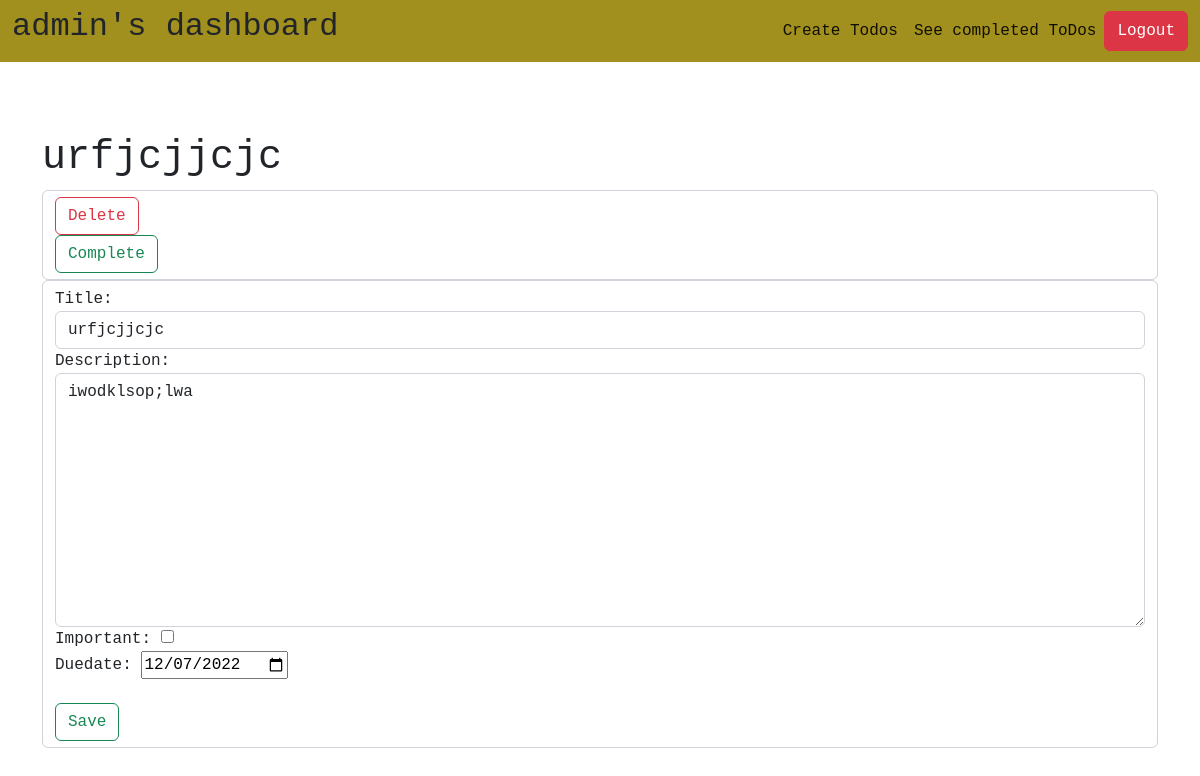
The app's page /todo/3 (signed in), older data.
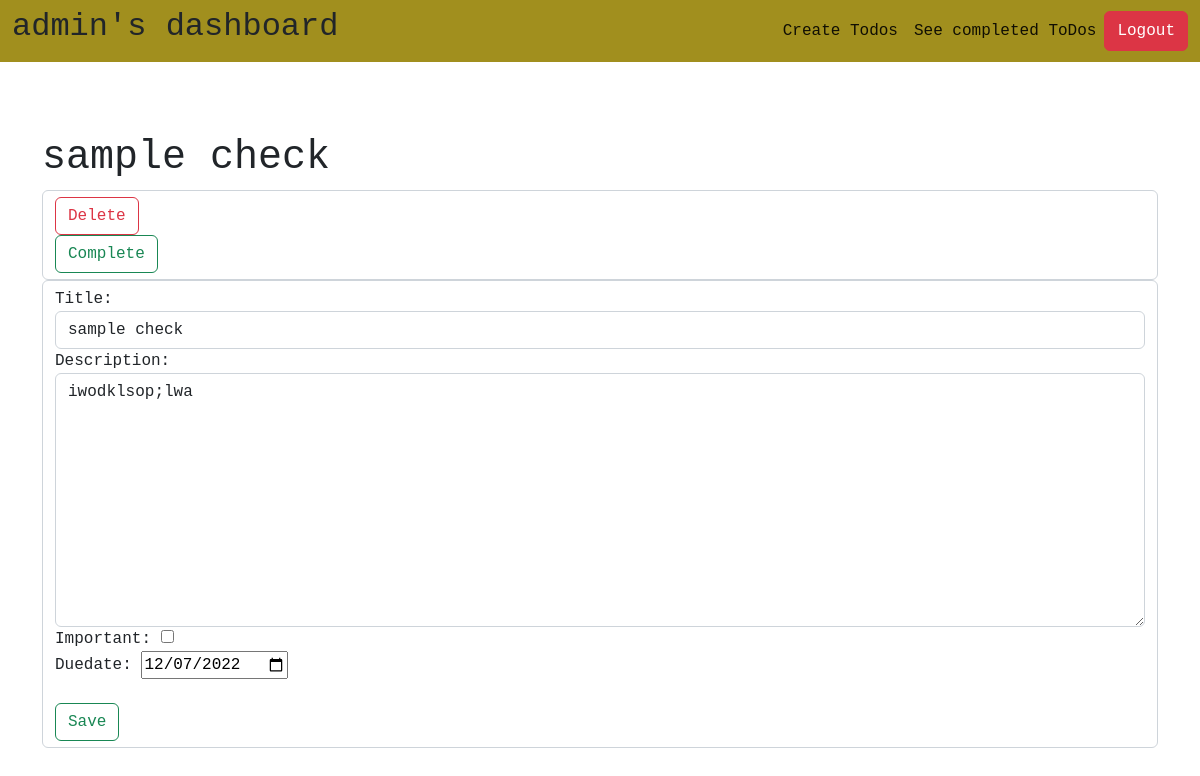
The same page, newer data.
### todo/models.py (models this page shows, shortened)
class ToDo(models.Model):
    title = models.CharField(max_length=100)
    description=models.TextField(blank=True)
    datecreated= models.DateTimeField(auto_now_add=True)
    datecompleted = models.DateTimeField(null=True, blank=True)
    duedate=models.DateField()
    important = models.BooleanField(default=False)
    completed = models.BooleanField(default=False)
    user = models.ForeignKey(User, on_delete=models.CASCADE, default=None)

### todo/views.py (the view, shortened to what this page needs)
# urls.py: path('todo/<int:todo_pk>', views.viewToDo, name='viewToDo'),
def viewToDo(request, todo_pk):
    todo = get_object_or_404(ToDo,pk=todo_pk, user=request.user)
    if request.method == 'GET':
        form = ToDoForm(instance=todo)
        return render(request, 'todo/viewToDo.html', {'todo':todo, 'form':form,})

### todo/forms.py
class ToDoForm(ModelForm):
    class Meta:
        model = ToDo
        fields = ['title', 'description', 'important', 'duedate','completed',]

### todo/templates/todo/viewToDo.html (shortened to what this page needs)
<!DOCTYPE html>
<html lang="en">
<head>
    <link href="https://cdn.jsdelivr.net/npm/bootstrap@5.2.0-beta1/dist/css/bootstrap.min.css" rel="stylesheet"
>
</head>
<body style="font-family: 'IBM Plex Mono', monospace;">
    <nav class="navbar navbar-expand-lg" style="background-color: rgb(161, 143, 30);">
        <div class="container-fluid">
            <h2>{{user.username}}'s dashboard</h2>
            <div class="d-flex" id="navbarScroll">
                <ul class="navbar-nav me-auto my-2 my-lg-0 navbar-nav-scroll" style="--bs-scroll-height: 100px;">
                    <li class="nav-item">
                        <a class="nav-link active" aria-current="page" href="{%url 'createToDos'%}">Create Todos</a>
                    </li>
                    <li class="nav-item">
                        <a class="nav-link active" href="{%url 'completedToDo'%}">See completed ToDos</a>
                    </li>
                </ul>
                <form class="d-flex" action="{% url 'logOutUser'%}" method="post">
                    <button class="btn btn-danger" type="submit">Logout</button>
                </form>
            </div>
        </div>
    </nav>
    <br><br><br>
    <div class="container">
        <h1>{{todo.title}}</h1>
        <div class="form-control">
            <form class="d-flex" action="{% url 'deleteToDo' todo.id %}" method="post">
                <button type="submit" class="btn btn-outline-danger">Delete</button>
            </form>
            <form class="d-flex" action="{% url 'completeToDo' todo.id %}" method="post">
                <button type="submit" class="btn btn-outline-success">Complete</button>
            </form>
        </div>
        <form action="" method="post" class="form-control">
            <label for="id_title">Title:</label>
            <input type="text" name="title" maxlength="100"  value="{{todo.title}}" required id="id_title" class='form-control'>
            <label for="id_description">Description:</label>
            <textarea name="description" cols="40" rows="10" id="id_description" class='form-control'>{{todo.description}}</textarea>
            <label for="id_important">Important:</label>
            <input type="checkbox" name="important" id="id_important" {% if todo.important %}checked{% endif %}> <br>
            <label for="id_duedate">Duedate:</label>
            <input type="date" name="duedate" value="{{todo.duedate|date:'Y-m-d'}}" required id="id_duedate" > <br>
             <br>
            <button type="submit" class="btn btn-outline-success">Save</button>
        </form>
    </div>
</body>
</html>

Row changes from the older to the newer data that the page shows:
changed ToDo "iwodklsop;lwa": title "urfjcjjcjc" → "sample check"
